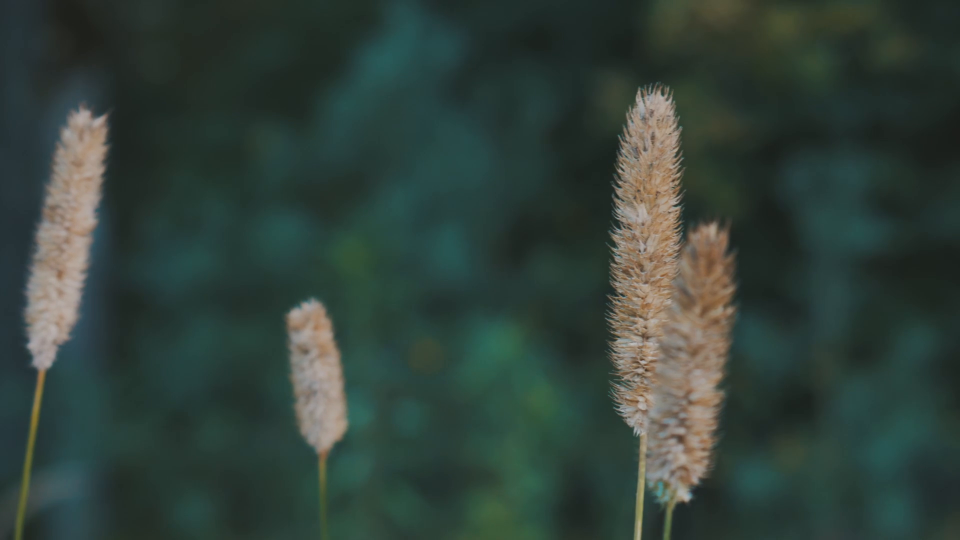
#> input picture frame 13 of opencv_study/videos/video2.mp4, 1920 x 1080 px (shown at 1/2 size)
$ python opencv_video_contour.py
#> lines starting #> are read from the running program, lines starting #| are printed output that depends on the picture; after the words box and inside, x2 and y2 are one past the last pixel; in counts of white or black regions, pixels touching at a corner belong together
# opencv_video_contour.py

import cv2

cap = cv2.VideoCapture("opencv_study/videos/video2.mp4")

# 영상 fps
fps = cap.get(cv2.CAP_PROP_FPS)

delay = int( 1000/ fps ) # waitKey에 넣을 딜레이 계산
print(delay)

while True:
    ret, frame = cap.read()
#> frame is the input picture: shape (1080, 1920, 3); mean B, G, R 58.2, 65.2, 50

    if not ret:
        print("영상 종료")
        break

    frame = cv2.resize( frame, (640, 480))
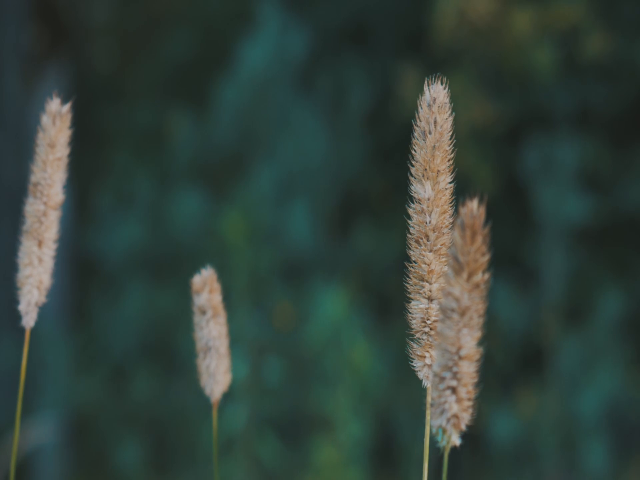
#> frame: shape (480, 640, 3); mean B, G, R 58.2, 65.2, 50

    gray = cv2.cvtColor(frame, cv2.COLOR_BGR2GRAY)
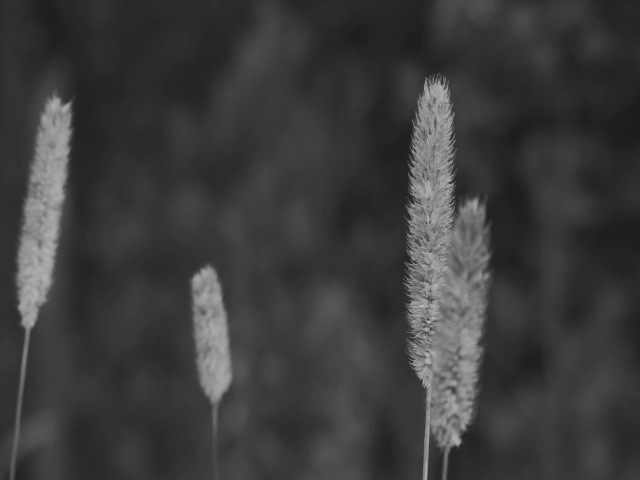
#> gray: shape (480, 640); min 28, max 188, mean 59.8

    blur = cv2.GaussianBlur(gray, (5, 5), 0)

    _r, thresh = cv2.threshold(
        blur, 100, 255, cv2.THRESH_BINARY
        )
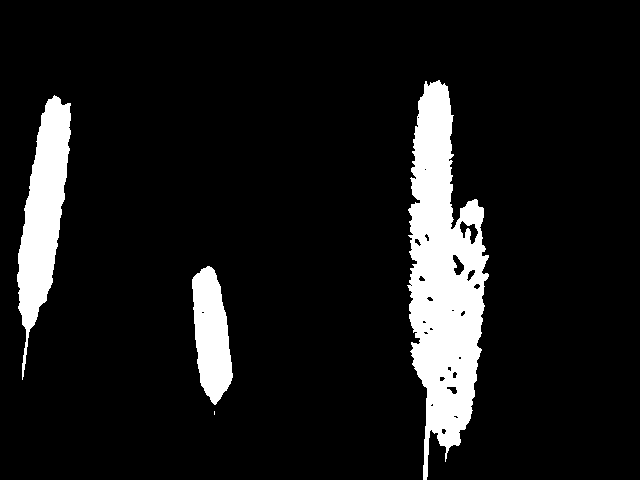
#> thresh: shape (480, 640); 9.8% white; 4 white regions (1 under 20 px)


    contours, _ = cv2.findContours(
        thresh,
        cv2.RETR_EXTERNAL,
        cv2.CHAIN_APPROX_SIMPLE
    )
#> contours = 4 contours, 1 with area under 20; largest, box (x1, y1, x2, y2) and area: (407, 80, 489, 480) 18930, (17, 95, 71, 380) 7088, (192, 266, 233, 405) 3722

    # for cnt in contours:
    #     area = cv2.contourArea(cnt)
    #     x, y, w, h = cv2.boundingRect(cnt)
    #     if area > 2000 :
    #         cv2.rectangle(
    #             frame,
    #             (x, y),
    #             (x+w, y+h),
    #             (0,0,255),
    #             2
    #         )


    print("객체 몇개:", len(contours))
#| 객체 몇개: 4

    frame_copy = frame.copy() # 이미지값 변경 해야되니 복사본 만들기

    for cnt in contours:
        x,y,w,h = cv2.boundingRect(cnt)
        cv2.rectangle(
            frame_copy,
            (x,y),
            (x+w,y+h),
            (0,0,255),
            2
        )
#> this loop made 4 passes
#> (x, y, w, h) on passes 2 to 4: (192, 266, 41, 139), (17, 95, 54, 285), (407, 80, 82, 400)
#> (cnt, x, y, w, h) on pass 1: ([[214, 411], [214, 414]], 214, 411, 1, 4)
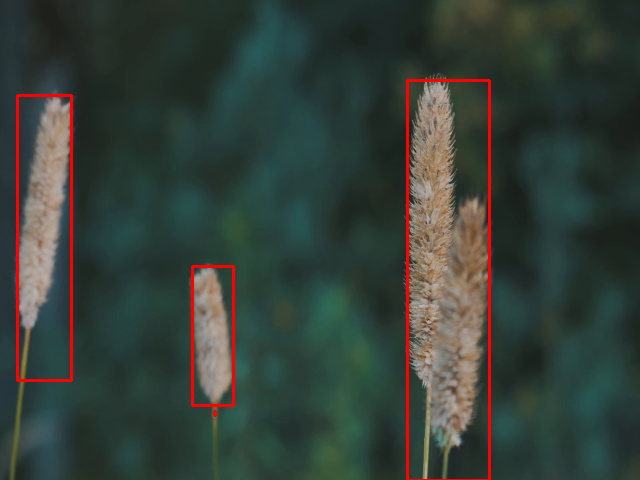
#> frame_copy: shape (480, 640, 3); 1.9% of pixels changed, all inside (x1, y1, x2, y2) = (16, 79, 491, 480)


    cv2.imshow("thresh", thresh)
    cv2.imshow("bounding", frame_copy)

    if cv2.waitKey(delay*2) == 27:
#> (key Esc is pressed here)
        print("종료")
        break

cap.release()
cv2.destroyAllWindows()

$ run again, starting later in the video
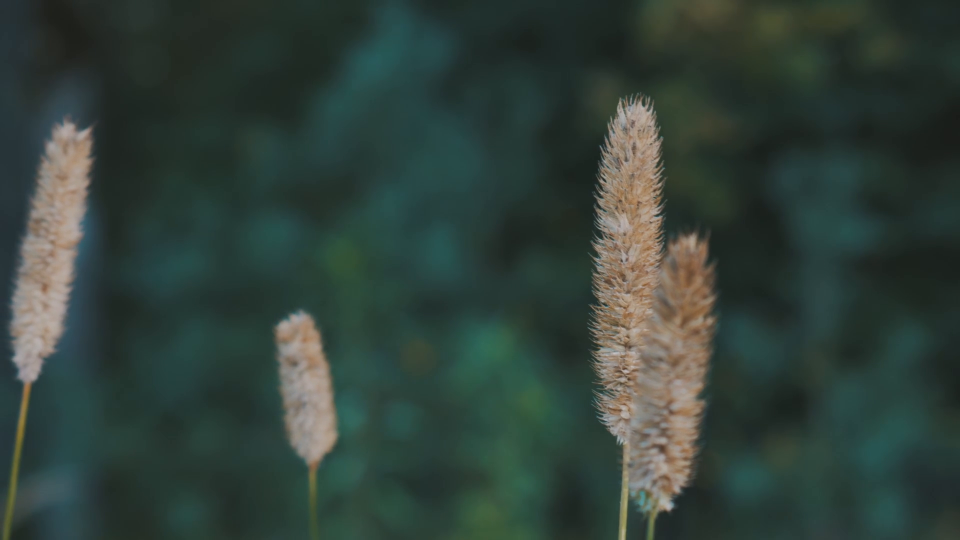
#> input picture frame 62 of opencv_study/videos/video2.mp4, 1920 x 1080 px (shown at 1/2 size)
#> frame is the input picture: shape (1080, 1920, 3); mean B, G, R 58, 65, 49.9
#> frame: shape (480, 640, 3)
#> `_r, thresh = cv2.threshold( blur, 100, 255, cv2.THRESH_BINARY )`:
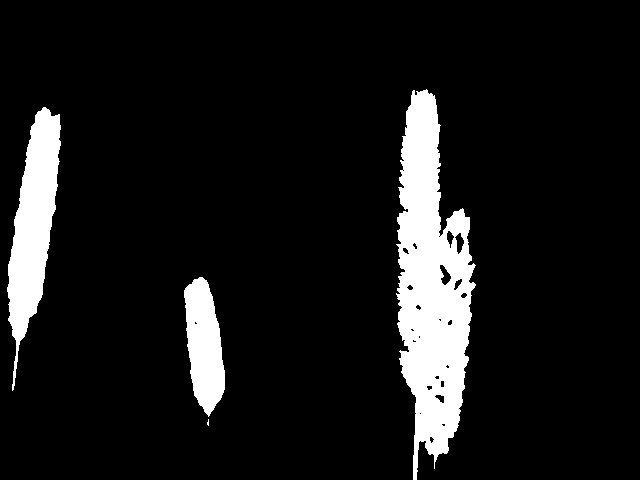
#> thresh: shape (480, 640); 9.7% white; 4 white regions (1 under 20 px)
#> contours = 4 contours, 1 with area under 20; largest, box (x1, y1, x2, y2) and area: (396, 89, 476, 480) 18493, (7, 107, 61, 391) 7122, (184, 277, 225, 417) 3719
#| 객체 몇개: 4
#> the loop `for cnt in contours:` made 4 passes
#> (x, y, w, h) on passes 1 to 4: (207, 419, 2, 7), (184, 277, 41, 140), (7, 107, 54, 284), (396, 89, 80, 391)
#> after the loop `for cnt in contours:`:
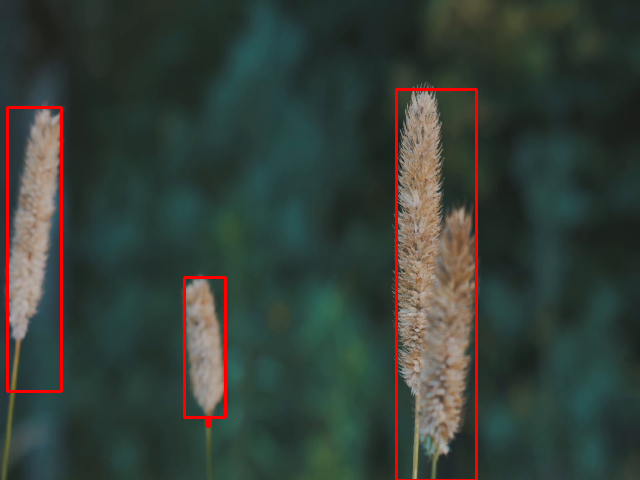
#> frame_copy: shape (480, 640, 3); mean B, G, R 56.9, 63.8, 53.7

$ run again, starting later in the video
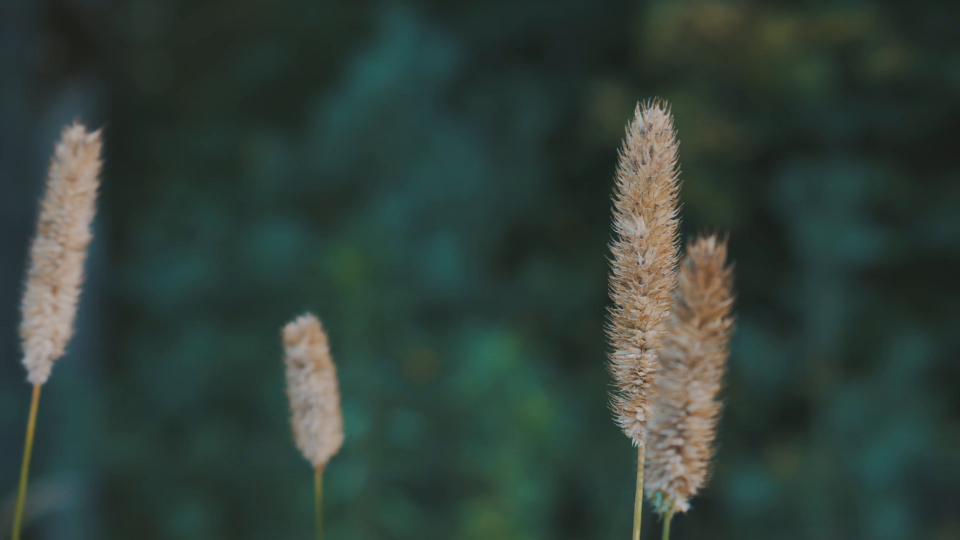
#> input picture frame 110 of opencv_study/videos/video2.mp4, 1920 x 1080 px (shown at 1/2 size)
#> frame is the input picture: shape (1080, 1920, 3); mean B, G, R 57.7, 64.8, 49.6
#> frame: shape (480, 640, 3)
#> `_r, thresh = cv2.threshold( blur, 100, 255, cv2.THRESH_BINARY )`:
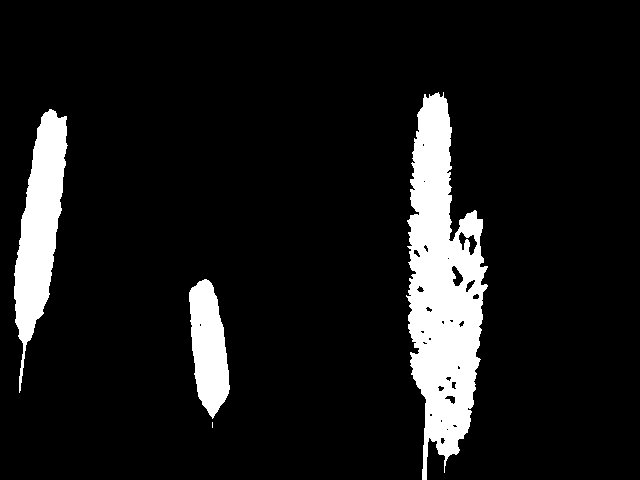
#> thresh: shape (480, 640); 9.7% white; 4 white regions (1 under 20 px)
#> contours = 4 contours, 1 with area under 20; largest, box (x1, y1, x2, y2) and area: (406, 92, 488, 480) 18528, (14, 109, 68, 393) 7109, (189, 279, 230, 419) 3713
#| 객체 몇개: 4
#> the loop `for cnt in contours:` made 4 passes
#> (x, y, w, h) on passes 2 to 4: (189, 279, 41, 140), (14, 109, 54, 284), (406, 92, 82, 388)
#> after the loop `for cnt in contours:`:
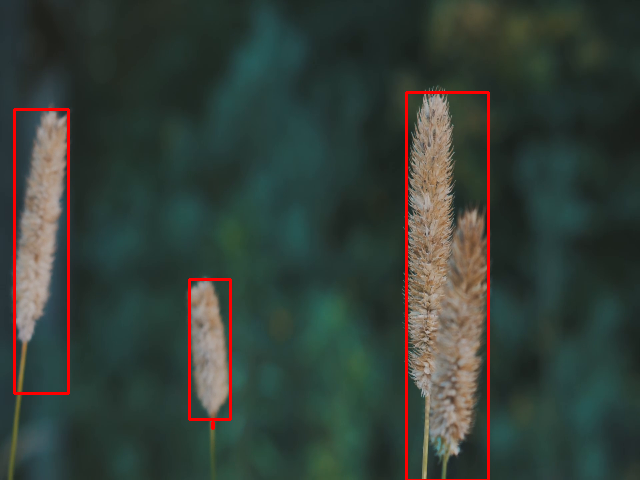
#> frame_copy: shape (480, 640, 3); mean B, G, R 56.6, 63.6, 53.5
